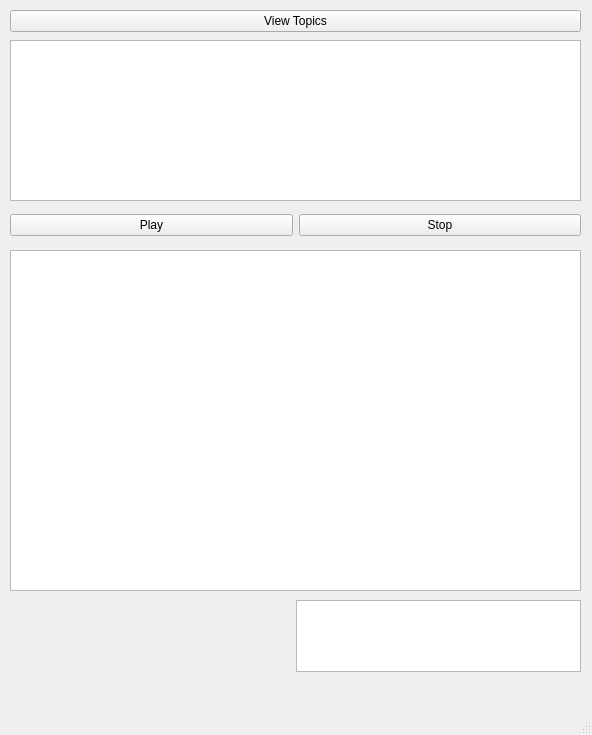
<?xml version="1.0" encoding="UTF-8"?>
<ui version="4.0">
 <class>MainWindow</class>
 <widget class="QMainWindow" name="MainWindow">
  <property name="geometry">
   <rect>
    <x>0</x>
    <y>0</y>
    <width>592</width>
    <height>735</height>
   </rect>
  </property>
  <property name="windowTitle">
   <string>MainWindow</string>
  </property>
  <widget class="QWidget" name="centralwidget">
   <widget class="QWidget" name="verticalLayoutWidget">
    <property name="geometry">
     <rect>
      <x>10</x>
      <y>250</y>
      <width>571</width>
      <height>341</height>
     </rect>
    </property>
    <layout class="QVBoxLayout" name="verticalLayout">
     <item>
      <widget class="QListWidget" name="echoTopic"/>
     </item>
    </layout>
   </widget>
   <widget class="QWidget" name="horizontalLayoutWidget">
    <property name="geometry">
     <rect>
      <x>10</x>
      <y>40</y>
      <width>571</width>
      <height>161</height>
     </rect>
    </property>
    <layout class="QHBoxLayout" name="horizontalLayout">
     <item>
      <widget class="QListWidget" name="topicList"/>
     </item>
    </layout>
   </widget>
   <widget class="QWidget" name="horizontalLayoutWidget_2">
    <property name="geometry">
     <rect>
      <x>10</x>
      <y>210</y>
      <width>571</width>
      <height>31</height>
     </rect>
    </property>
    <layout class="QHBoxLayout" name="horizontalLayout_2">
     <item>
      <widget class="QPushButton" name="playBtn">
       <property name="text">
        <string>Play</string>
       </property>
      </widget>
     </item>
     <item>
      <widget class="QPushButton" name="stopBtn">
       <property name="text">
        <string>Stop</string>
       </property>
      </widget>
     </item>
    </layout>
   </widget>
   <widget class="QWidget" name="verticalLayoutWidget_2">
    <property name="geometry">
     <rect>
      <x>10</x>
      <y>0</y>
      <width>571</width>
      <height>43</height>
     </rect>
    </property>
    <layout class="QVBoxLayout" name="verticalLayout_2">
     <item>
      <widget class="QPushButton" name="viewTopics">
       <property name="text">
        <string>View Topics</string>
       </property>
      </widget>
     </item>
    </layout>
   </widget>
   <widget class="QWidget" name="horizontalLayoutWidget_3">
    <property name="geometry">
     <rect>
      <x>10</x>
      <y>600</y>
      <width>571</width>
      <height>72</height>
     </rect>
    </property>
    <layout class="QHBoxLayout" name="horizontalLayout_3">
     <item>
      <spacer name="horizontalSpacer">
       <property name="orientation">
        <enum>Qt::Horizontal</enum>
       </property>
       <property name="sizeHint" stdset="0">
        <size>
         <width>40</width>
         <height>20</height>
        </size>
       </property>
      </spacer>
     </item>
     <item>
      <widget class="QGraphicsView" name="graphicsView"/>
     </item>
    </layout>
   </widget>
  </widget>
  <widget class="QStatusBar" name="statusbar"/>
  <widget class="QMenuBar" name="menubar">
   <property name="geometry">
    <rect>
     <x>0</x>
     <y>0</y>
     <width>592</width>
     <height>22</height>
    </rect>
   </property>
  </widget>
 </widget>
 <resources/>
 <connections/>
</ui>
